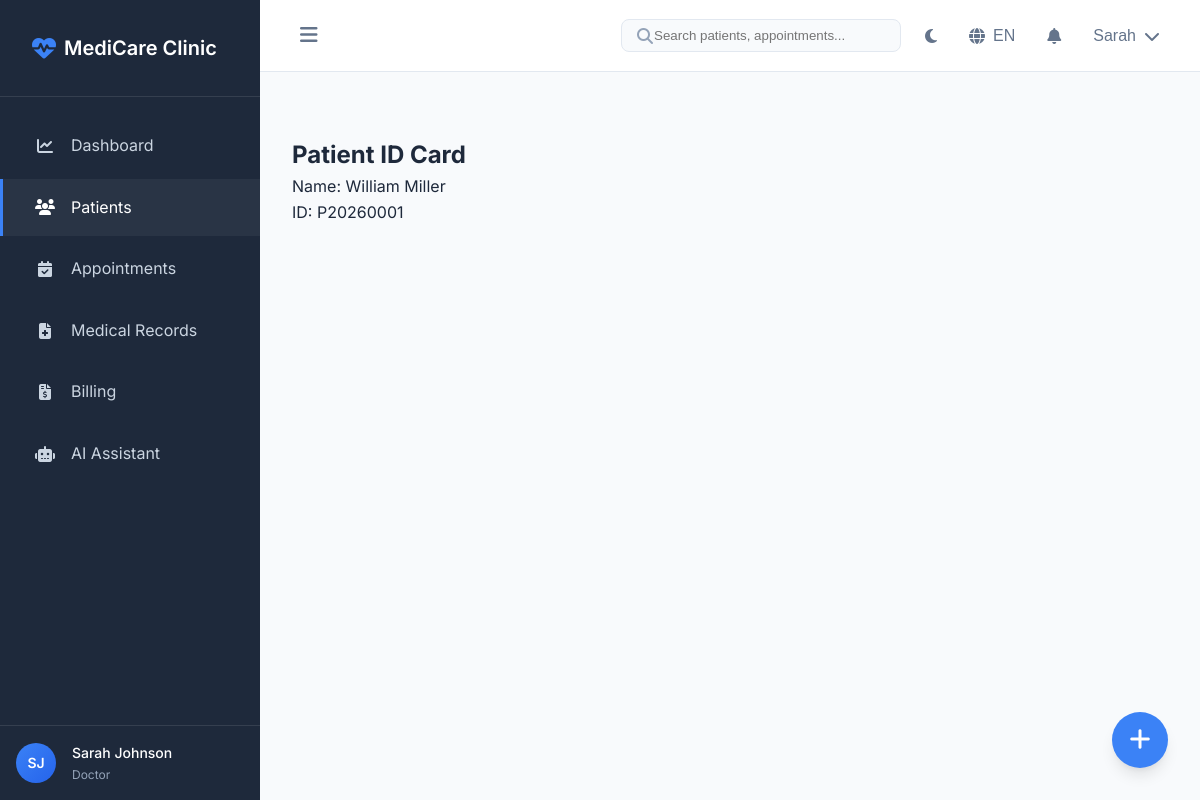
/patients/1/id-card (signed in), run on the app's committed database.
### models.py (models this page shows, shortened)
class User(UserMixin, db.Model):
    __tablename__ = 'users'
    id = db.Column(db.Integer, primary_key=True)
    uuid = db.Column(db.String(36), unique=True, default=lambda: str(uuid.uuid4()))
    email = db.Column(db.String(120), unique=True, nullable=False, index=True)
    password_hash = db.Column(db.String(256), nullable=False)
    first_name = db.Column(db.String(50), nullable=False)
    last_name = db.Column(db.String(50), nullable=False)
    phone = db.Column(db.String(20))
    role = db.Column(db.String(20), nullable=False, default='doctor')  # admin, doctor, receptionist, accountant
    specialization = db.Column(db.String(100))  # For doctors
    license_number = db.Column(db.String(50))  # Medical license
    is_active = db.Column(db.Boolean, default=True)
    last_login = db.Column(db.DateTime)
    created_at = db.Column(db.DateTime, default=datetime.utcnow)
    updated_at = db.Column(db.DateTime, default=datetime.utcnow, onupdate=datetime.utcnow)
    doctor_appointments = db.relationship(
        'Appointment',
        foreign_keys='Appointment.doctor_id',
        backref='doctor',
        lazy='dynamic'
    )
    created_appointments = db.relationship(
        'Appointment',
        foreign_keys='Appointment.created_by',
        backref='creator',
        lazy='dynamic'
    )
    prescriptions = db.relationship(
        'Prescription',
        foreign_keys='Prescription.doctor_id',
        backref='doctor',
        lazy='dynamic'
    )
    medical_records = db.relationship(
        'MedicalRecord',
        foreign_keys='MedicalRecord.doctor_id',
        backref='doctor',
        lazy='dynamic'
    )
    audit_logs = db.relationship(
        'AuditLog',
        foreign_keys='AuditLog.user_id',
        backref='user',
        lazy='dynamic'
    )
    ordered_lab_tests = db.relationship(
        'LabTest',
        foreign_keys='LabTest.ordered_by',
        backref='ordered_by_doctor',
        lazy='dynamic'
    )
    recorded_vital_signs = db.relationship(
        'VitalSigns',
        foreign_keys='VitalSigns.recorded_by',
        backref='recorded_by_user',
        lazy='dynamic'
    )
    uploaded_documents = db.relationship(
        'PatientDocument',
        foreign_keys='PatientDocument.uploaded_by',
        backref='uploaded_by_user',
        lazy='dynamic'
    )
    created_invoices = db.relationship(
        'Invoice',
        foreign_keys='Invoice.created_by',
        backref='creator',
        lazy='dynamic'
    )
    recorded_payments = db.relationship(
        'Payment',
        foreign_keys='Payment.recorded_by',
        backref='recorded_by_user',
        lazy='dynamic'
    )
    notifications = db.relationship(
        'Notification',
        foreign_keys='Notification.user_id',
        backref='recipient',
        lazy='dynamic'
    )
    assigned_tasks = db.relationship(
        'Task',
        foreign_keys='Task.assigned_to',
        backref='assignee',
        lazy='dynamic'
    )
    created_tasks = db.relationship(
        'Task',
        foreign_keys='Task.assigned_by',
        backref='assigner',
        lazy='dynamic'
    )
    def get_full_name(self):
        return f"{self.first_name} {self.last_name}"
    def is_admin(self):
        return self.role == 'admin'

class Patient(db.Model):
    __tablename__ = 'patients'
    id = db.Column(db.Integer, primary_key=True)
    uuid = db.Column(db.String(36), unique=True, default=lambda: str(uuid.uuid4()))
    patient_id = db.Column(db.String(20), unique=True, nullable=False, index=True)
    first_name = db.Column(db.String(50), nullable=False)
    last_name = db.Column(db.String(50), nullable=False)
    date_of_birth = db.Column(db.Date, nullable=False)
    gender = db.Column(db.String(10), nullable=False)  # male, female, other
    blood_type = db.Column(db.String(5))  # A+, B+, O+, etc.
    marital_status = db.Column(db.String(20))
    occupation = db.Column(db.String(100))
    phone = db.Column(db.String(20), nullable=False)
    email = db.Column(db.String(120))
    address = db.Column(db.Text)
    emergency_contact_name = db.Column(db.String(100))
    emergency_contact_phone = db.Column(db.String(20))
    insurance_provider = db.Column(db.String(100))
    insurance_policy_number = db.Column(db.String(50))
    insurance_group_number = db.Column(db.String(50))
    allergies = db.Column(db.Text)  # JSON list
    chronic_conditions = db.Column(db.Text)  # JSON list
    current_medications = db.Column(db.Text)  # JSON list
    family_history = db.Column(db.Text)  # JSON object
    surgical_history = db.Column(db.Text)  # JSON list
    is_active = db.Column(db.Boolean, default=True)
    created_at = db.Column(db.DateTime, default=datetime.utcnow)
    updated_at = db.Column(db.DateTime, default=datetime.utcnow, onupdate=datetime.utcnow)
    appointments = db.relationship('Appointment', backref='patient', lazy='dynamic')
    medical_records = db.relationship('MedicalRecord', backref='patient', lazy='dynamic')
    prescriptions = db.relationship('Prescription', backref='patient', lazy='dynamic')
    invoices = db.relationship('Invoice', backref='patient', lazy='dynamic')
    vital_signs = db.relationship('VitalSigns', backref='patient', lazy='dynamic')
    documents = db.relationship('PatientDocument', backref='patient', lazy='dynamic')
    def get_full_name(self):
        return f"{self.first_name} {self.last_name}"

### routes/patients.py (the view)
@patients_bp.route('/<int:patient_id>/id-card')
@login_required
def generate_id_card(patient_id):
    patient = Patient.query.get_or_404(patient_id)
    qr = qrcode.QRCode(version=1, box_size=10, border=2)
    qr.add_data(f"PATIENT:{patient.patient_id}")
    qr.make(fit=True)
    img = qr.make_image(fill_color="black", back_color="white")
    img_io = io.BytesIO()
    img.save(img_io, 'PNG')
    img_io.seek(0)
    qr_code_b64 = img_io.getvalue().hex()
    return render_template('patients/id_card.html',
                         patient=patient,
                         qr_code=qr_code_b64,
                         title='Patient ID Card')

### app.py (called while the page is built)
@login_manager.user_loader
def load_user(user_id):
    from models import User
    return User.query.get(int(user_id))

### templates/patients/id_card.html
{% extends "base.html" %}
{% block content %}
<div class="id-card">
    <h2>Patient ID Card</h2>
    <p>Name: {{ patient.get_full_name() }}</p>
    <p>ID: {{ patient.patient_id }}</p>
</div>
{% endblock %}

### templates/base.html (shortened to what this page needs)
<!DOCTYPE html>
<html lang="{{ session.get('language', 'en') }}" data-theme="{{ session.get('theme', 'light') }}">
<head>
    <link rel="stylesheet" href="https://cdnjs.cloudflare.com/ajax/libs/font-awesome/6.4.0/css/all.min.css">
    <link href='https://cdn.jsdelivr.net/npm/fullcalendar@6.1.8/main.min.css' rel='stylesheet' />
    <link rel="stylesheet" href="{{ url_for('static', filename='css/style.css') }}">
</head>
<body>
    {% if current_user.is_authenticated %}
    <aside class="sidebar" id="sidebar">
        <div class="sidebar-header">
            <a href="{{ url_for('dashboard.index') }}" class="logo">
                <i class="fas fa-heart-pulse"></i>
                <span>{{ config.CLINIC_NAME }}</span>
            </a>
        </div>
        <nav class="sidebar-nav">
            <ul>
                <li class="{% if request.endpoint and request.endpoint.startswith('dashboard') %}active{% endif %}">
                    <a href="{{ url_for('dashboard.index') }}">
                        <i class="fas fa-chart-line"></i>
                        <span>Dashboard</span>
                    </a>
                </li>
                <li class="{% if request.endpoint and request.endpoint.startswith('patients') %}active{% endif %}">
                    <a href="{{ url_for('patients.index') }}">
                        <i class="fas fa-users"></i>
                        <span>Patients</span>
                    </a>
                </li>
                <li class="{% if request.endpoint and request.endpoint.startswith('appointments') %}active{% endif %}">
                    <a href="{{ url_for('appointments.index') }}">
                        <i class="fas fa-calendar-check"></i>
                        <span>Appointments</span>
                    </a>
                </li>
                <li class="{% if request.endpoint and request.endpoint.startswith('medical') %}active{% endif %}">
                    <a href="{{ url_for('medical.list_records') }}">
                        <i class="fas fa-file-medical"></i>
                        <span>Medical Records</span>
                    </a>
                </li>
                <li class="{% if request.endpoint and request.endpoint.startswith('billing') %}active{% endif %}">
                    <a href="{{ url_for('billing.list_invoices') }}">
                        <i class="fas fa-file-invoice-dollar"></i>
                        <span>Billing</span>
                    </a>
                </li>
                <li class="{% if request.endpoint and request.endpoint.startswith('chatbot') %}active{% endif %}">
                    <a href="{{ url_for('chatbot.index') }}">
                        <i class="fas fa-robot"></i>
                        <span>AI Assistant</span>
                    </a>
                </li>
            </ul>
        </nav>
        <div class="sidebar-footer">
            <div class="user-info">
                <div class="user-avatar">
                    {{ current_user.first_name[0] }}{{ current_user.last_name[0] }}
                </div>
                <div class="user-details">
                    <span class="user-name">{{ current_user.get_full_name() }}</span>
                    <span class="user-role">{{ current_user.role|title }}</span>
                </div>
            </div>
        </div>
    </aside>
    <main class="main-content">
        <header class="top-nav">
            <button class="sidebar-toggle" id="sidebarToggle">
                <i class="fas fa-bars"></i>
            </button>
            <div class="nav-actions">
                <div class="search-box">
                    <i class="fas fa-search"></i>
                    <input type="text" placeholder="Search patients, appointments..." id="globalSearch">
                </div>
                <button class="theme-toggle" id="themeToggle" title="Toggle theme">
                    <i class="fas fa-sun"></i>
                </button>
                <div class="language-selector">
                    <button class="lang-btn" id="langToggle">
                        <i class="fas fa-globe"></i>
                        <span>{{ session.get('language', 'en')|upper }}</span>
                    </button>
                </div>
                <div class="notifications-dropdown">
                    <button class="notifications-btn" id="notificationsToggle">
                        <i class="fas fa-bell"></i>
                    </button>
                </div>
                <div class="user-dropdown">
                    <button class="user-menu-btn" id="userMenuToggle">
                        <span>{{ current_user.first_name }}</span>
                        <i class="fas fa-chevron-down"></i>
                    </button>
                </div>
            </div>
        </header>
        <div class="page-content">
            {% block content %}{% endblock %}
        </div>
    </main>
    <div class="fab-container">
        <button class="fab-btn" id="fabToggle">
            <i class="fas fa-plus"></i>
        </button>
    </div>
    {% else %}
    <main class="public-content">
        {% block public_content %}{% endblock %}
    </main>
    {% endif %}
</body>
</html>

### data on the page
User: first_name "S", last_name "J", get_full_name "Sarah Johnson", role "Doctor", first_name "Sarah"
Patient: get_full_name "William Miller", patient_id "P20260001"

### other printed values
{{ config.CLINIC_NAME }} "MediCare Clinic"
{{ session.get('language', 'en')|upper }} "EN"
